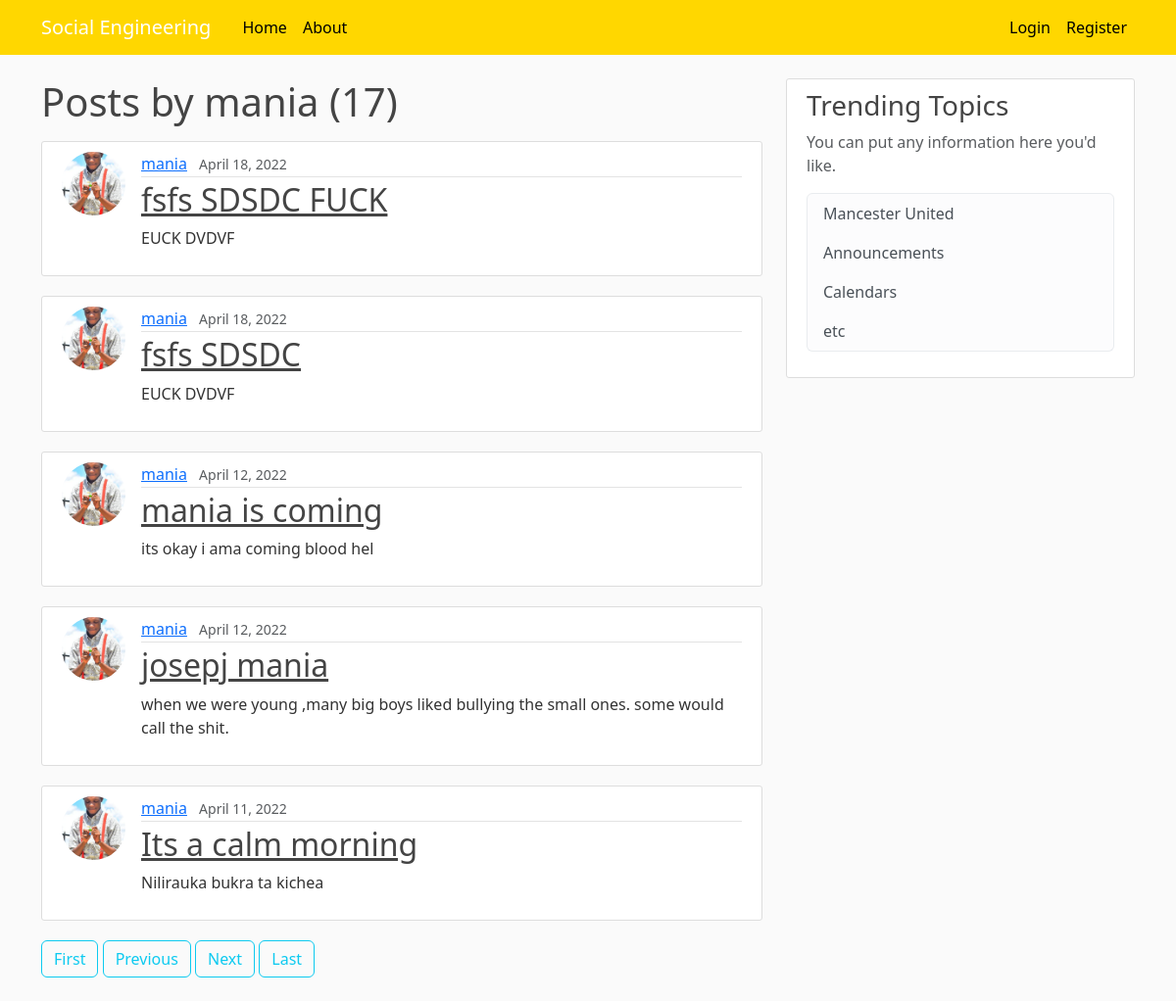
Screenshot of /user/mania?page=2 with the database file from the repository.
### blog/models.py (models this page shows, shortened)
class Post(models.Model):
    title = models.CharField(max_length=100,  validators=[
        validate_comment_text])
    content = models.TextField(max_length=300, validators=[
                               validate_comment_text])
    liked = models.ManyToManyField(
        settings.AUTH_USER_MODEL, blank=True, related_name='liked')
    date_posted = models.DateTimeField(default=timezone.now)
    author = models.ForeignKey(User, on_delete=models.CASCADE)
    objects = PostManager()

### users/models.py (models this page shows, shortened)
class Profile(models.Model):
    user = models.OneToOneField(User, on_delete=models.CASCADE)
    image = models.ImageField(default='default.jpg', upload_to='profile_pics')

### blog/views.py (the view)
# urls.py: path('user/<str:username>', UserPostListView.as_view(), name='user-post'),
class UserPostListView(ListView):
    model = Post
    template_name = 'blog/user_post.html'
    context_object_name = 'posts'
    ordering = ['-date_posted']
    paginate_by = 5
    def get_queryset(self):
        user = get_object_or_404(User, username=self.kwargs.get('username'))
        return Post.objects.filter(author=user).order_by('-date_posted')

### blog/templates/blog/user_post.html
{%extends 'blog/base.html' %}
{%block content%}
<h1 class="mb-3"> Posts by {{view.kwargs.username}}  ({{page_obj.paginator.count}})</h1>
{% for post in posts%}
<article class="media content-section">
    <img class="rounded-circle article-img" src="{{post.author.profile.image.url}}" />
    <div class="media-body">
        <div class="article-metadata">
            <a class="mr-2" href="{% url 'user-post' post.author.username%}">{{ post.author }}</a>
            <small class="text-muted">{{ post.date_posted|date:"F d, Y" }}</small>
        </div>
        <h2><a class="article-title" href="{% url 'post_detail'  post.id%}">{{ post.title }}</a></h2>
        <p class="article-content">{{ post.content }}</p>
    </div>
</article>
{%endfor %}
{% if is_paginated%}
{% if page_obj.has_previous %}
<a class="btn btn-outline-info mb-4" href="?page=1">First</a>
<a class="btn btn-outline-info mb-4" href="?page={{ page_obj.previous_page_number }}">Previous</a>
{% endif %}
{% if page_obj.has_next %}
<a class="btn btn-outline-info mb-4" href="?page={{page_obj.next_page_number}}">Next</a>
<a class="btn btn-outline-info mb-4" href="?page={{ page_obj.paginator.num_pages }}">Last</a>
{% endif %}
{% endif %}
{%endblock content %}

### blog/static/blog/main.css (style rules this page uses)
body { background: #fafafa; color: #333333; margin-top: 5rem; }
h1, h2, h3, h4, h5, h6 { color: #444444; }
.content-section { background: #ffffff; padding: 10px 20px; border: 1px solid #dddddd; border-radius: 3px; margin-bottom: 20px; }
.article-title { color: #444444; }
.article-content { white-space: pre-line; }
.article-img { height: 65px; width: 65px; margin-right: 16px; }
.article-metadata { padding-bottom: 1px; margin-bottom: 4px; border-bottom: 1px solid #e3e3e3; }

### rows the page displays
Post: author.profile.image (picture), author "mania", date_posted "April 18, 2022", title "fsfs SDSDC FUCK", content "EUCK DVDVF"
Post: author.profile.image (picture), author "mania", date_posted "April 18, 2022", title "fsfs SDSDC", content "EUCK DVDVF"
Post: author.profile.image (picture), author "mania", date_posted "April 12, 2022", title "mania is coming", content "its okay i ama coming blood hel"
Post: author.profile.image (picture), author "mania", date_posted "April 12, 2022", title "josepj mania", content "when we were young ,many big boys liked bullying the small ones. some would call the shit."
Post: author.profile.image (picture), author "mania", date_posted "April 11, 2022", title "Its a calm morning", content "Nilirauka bukra ta kichea"

### other values shown
{{ view.kwargs.username }} "mania"
{{ page_obj.paginator.count }} "17"
